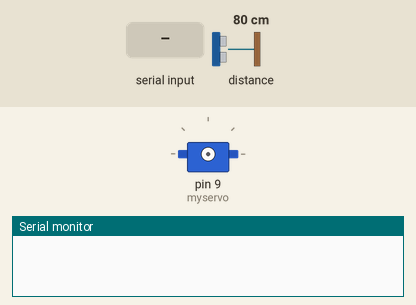
Bench run of a sketch on a simulated Arduino Uno, built with avr-gcc and run on an emulated ATmega328P. Shown: servo, the last lines printed to the serial monitor. The test bench sets the inputs (shaded band); at power-on: distance to the obstacle 80 cm.

Above: at 1.2 s.
1.3 s: "s" received over Serial
At 1.75 s:
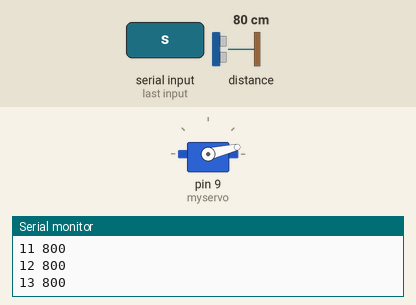
At 2.35 s:
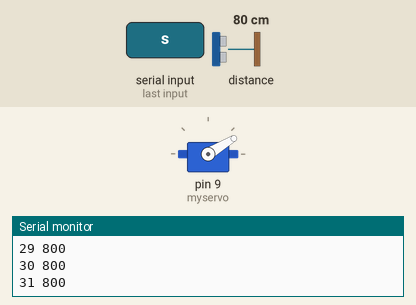
4.3 s: distance to the obstacle set to 2 cm
At 4.47 s:
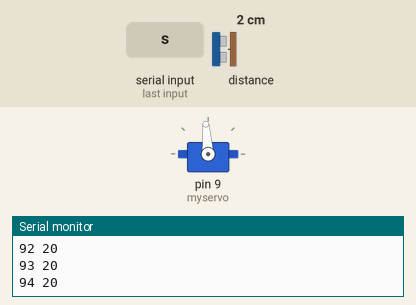
7.3 s: distance to the obstacle set to 4 cm
Timing chart, 0 to 10.3 s (numbered marks = the images above; inputs shaded):
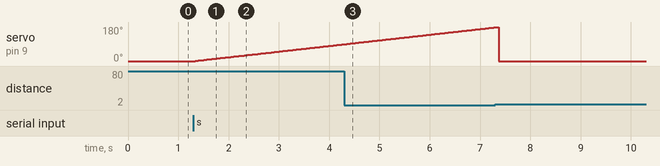

The sketch:

sketch_servo_ToF.ino
```cpp
#include <Wire.h>
#include <VL53L1X.h>
#include <Servo.h>
VL53L1X sensor;
Servo myservo;
int deg=0;

void setup()
{
  Serial.begin(115200);
  Wire.begin();
  Wire.setClock(400000); // use 400 kHz I2C

  sensor.setTimeout(500);
  if (!sensor.init())
  {
    Serial.println("Failed to detect and initialize sensor!");
    while (1);
  }

  // Use long distance mode and allow up to 50000 us (50 ms) for a measurement.
  // You can change these settings to adjust the performance of the sensor, but
  // the minimum timing budget is 20 ms for short distance mode and 33 ms for
  // medium and long distance modes. See the VL53L1X datasheet for more
  // information on range and timing limits.
  sensor.setDistanceMode(VL53L1X::Long);
  sensor.setMeasurementTimingBudget(50000);

  // Start continuous readings at a rate of one measurement every 50 ms (the
  // inter-measurement period). This period should be at least as long as the
  // timing budget.
  sensor.startContinuous(50);
}
int start1=0;
int stop1=0;
void loop()
{
  int inputchar;
  inputchar=Serial.read();
  if (inputchar!=-1){
    switch(inputchar){
      case 's':
        start1=1;
        //Serial.println("start");
        break;
    }
  }
  //Serial.print(sensor.read());
  if (sensor.timeoutOccurred()) { Serial.print(" TIMEOUT"); }
  if  (start1==1){
    myservo.attach(9);
    myservo.write(deg);
    //Serial.print("deg:");
    Serial.print(deg);
    //Serial.print(" dist:");
    Serial.print(" ");
    Serial.println(sensor.read());
    deg=deg+1;
  }
  //Serial.println();
  if (deg>180){
    deg=0;
    stop1=1;
  }
  if (stop1==1){
    start1=0;
    stop1=0;
    Serial.println("stop");
    myservo.write(0);
  }

}
```

Measured:
- after the input at 1.3 s, servo on pin 9 (myservo): moves from 0° to 89° over 3.0 s, starting at once
